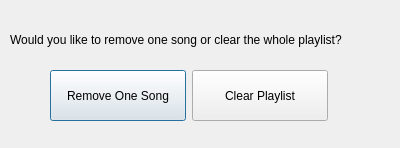
<?xml version="1.0" encoding="UTF-8"?>
<ui version="4.0">
 <class>ClearChoice</class>
 <widget class="QDialog" name="ClearChoice">
  <property name="geometry">
   <rect>
    <x>0</x>
    <y>0</y>
    <width>400</width>
    <height>148</height>
   </rect>
  </property>
  <property name="windowTitle">
   <string>Dialog</string>
  </property>
  <widget class="QLabel" name="label">
   <property name="geometry">
    <rect>
     <x>10</x>
     <y>30</y>
     <width>421</width>
     <height>20</height>
    </rect>
   </property>
   <property name="text">
    <string>Would you like to remove one song or clear the whole playlist?</string>
   </property>
  </widget>
  <widget class="QWidget" name="">
   <property name="geometry">
    <rect>
     <x>50</x>
     <y>70</y>
     <width>278</width>
     <height>51</height>
    </rect>
   </property>
   <layout class="QHBoxLayout" name="horizontalLayout">
    <item>
     <widget class="QPushButton" name="RemoveButton">
      <property name="sizePolicy">
       <sizepolicy hsizetype="Minimum" vsizetype="Minimum">
        <horstretch>0</horstretch>
        <verstretch>0</verstretch>
       </sizepolicy>
      </property>
      <property name="text">
       <string>Remove One Song</string>
      </property>
     </widget>
    </item>
    <item>
     <widget class="QPushButton" name="ClearButton">
      <property name="sizePolicy">
       <sizepolicy hsizetype="Minimum" vsizetype="Minimum">
        <horstretch>0</horstretch>
        <verstretch>0</verstretch>
       </sizepolicy>
      </property>
      <property name="text">
       <string>Clear Playlist</string>
      </property>
     </widget>
    </item>
   </layout>
  </widget>
 </widget>
 <resources/>
 <connections/>
</ui>
